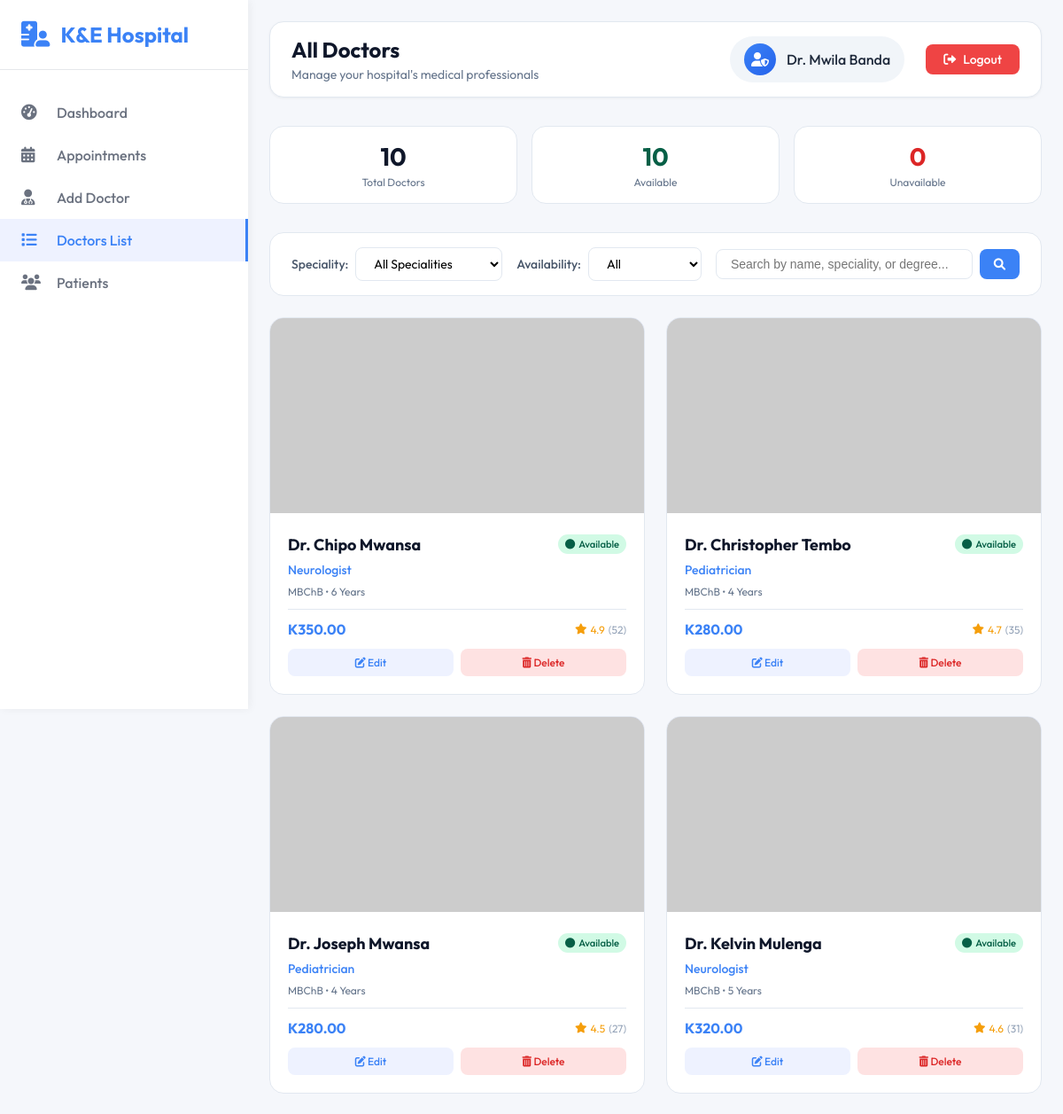
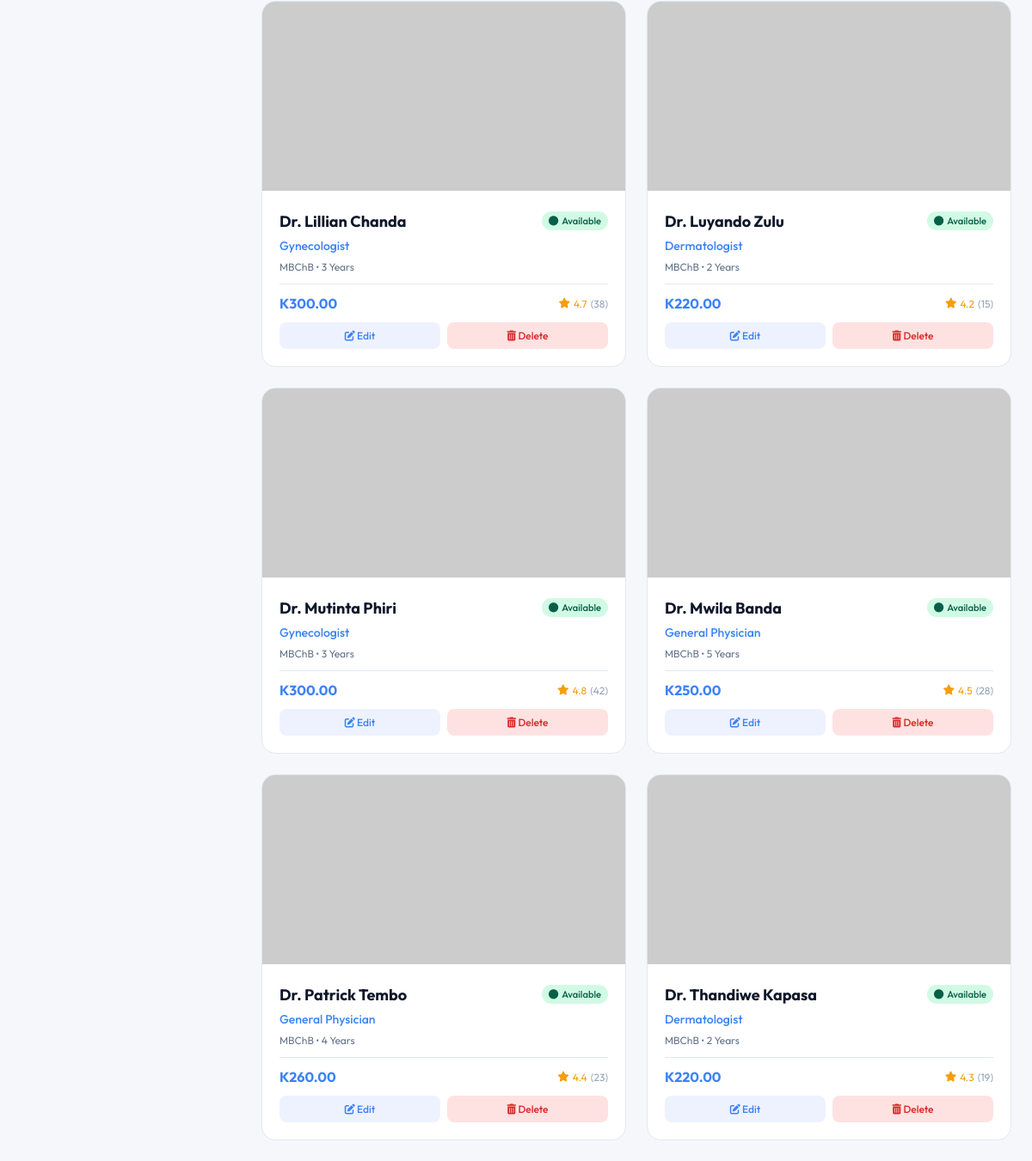
/admin/doctors-list.php (signed in), run on an earlier commit of the app's database (2 pictures, top to bottom).
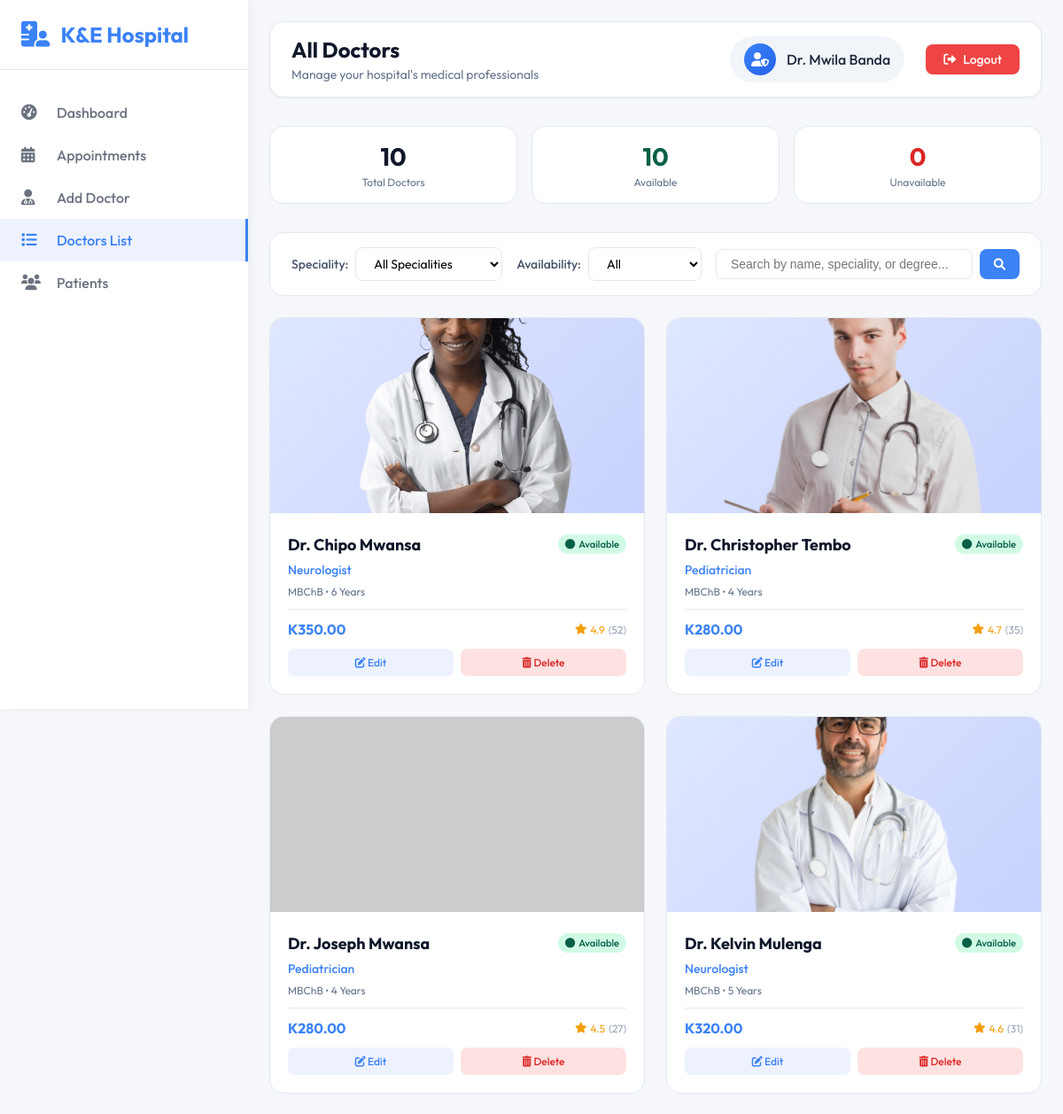
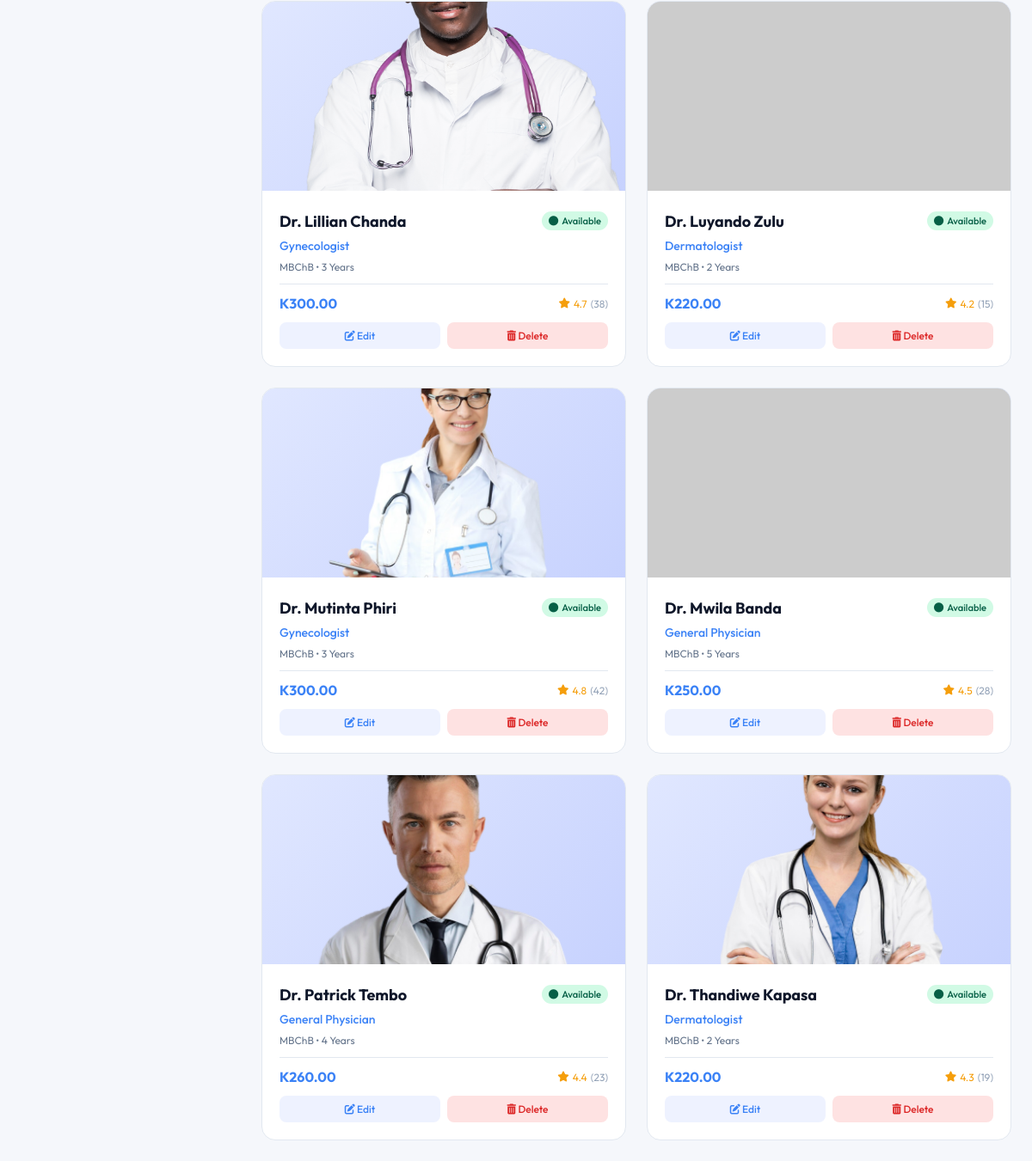
And on a later commit of the database (2 pictures, top to bottom).
### tables this page shows
CREATE TABLE doctors (
    doctor_id VARCHAR(50) PRIMARY KEY,
    name VARCHAR(100) NOT NULL,
    email VARCHAR(100) UNIQUE,
    password VARCHAR(255),  
    profile_image VARCHAR(255) DEFAULT '/frontend/assets/upload_area.png',  
    image_path VARCHAR(255),  
    speciality VARCHAR(100) NOT NULL,
    degree VARCHAR(50) NOT NULL,
    experience VARCHAR(50) NOT NULL,
    about TEXT,
    fees DECIMAL(10, 2) NOT NULL,
    address_line1 VARCHAR(255),
    address_line2 VARCHAR(255),
    consultation_duration INT DEFAULT 30,  
    is_available BOOLEAN DEFAULT TRUE,
    rating DECIMAL(3,2) DEFAULT 0,  
    total_reviews INT DEFAULT 0,
    created_at TIMESTAMP DEFAULT CURRENT_TIMESTAMP,
    updated_at TIMESTAMP DEFAULT CURRENT_TIMESTAMP ON UPDATE CURRENT_TIMESTAMP,
    INDEX idx_speciality (speciality),
    INDEX idx_is_available (is_available),
    INDEX idx_rating (rating)
);

### admin/doctors-list.php (the view, shortened to what the changed rows need)
<?php
$host = 'localhost';
$dbname = 'ke_hospital';
$username = 'root';
$password = '';
try {
    $pdo = new PDO("mysql:host=$host;dbname=$dbname", $username, $password);
    $pdo->setAttribute(PDO::ATTR_ERRMODE, PDO::ERRMODE_EXCEPTION);
    $pdo->setAttribute(PDO::ATTR_DEFAULT_FETCH_MODE, PDO::FETCH_ASSOC);
} catch(PDOException $e) {
    die("Connection failed: " . $e->getMessage());
}
$sql    = "SELECT * FROM doctors WHERE 1=1";
$params = [];
$sql .= " ORDER BY name ASC";
$stmt = $pdo->prepare($sql);
$stmt->execute($params);
$doctors = $stmt->fetchAll();
?>
<!DOCTYPE html>
<html lang="en">
<head>
    <link rel="stylesheet" href="https://cdnjs.cloudflare.com/ajax/libs/font-awesome/6.0.0/css/all.min.css">
</head>
<body>
<div class="dashboard-container">
    <main class="main-content">
        <div class="top-bar">
            <div class="page-title">
                <h1>All Doctors</h1>
            </div>
        </div>
        <?php if (count($doctors) > 0): ?>
            <div class="doctors-grid">
                <?php foreach ($doctors as $doctor): ?>
                    <div class="doctor-card" onclick="window.location.href='doctor-details.php?id=<?php echo $doctor['doctor_id']; ?>'">
                        <img src="<?php echo htmlspecialchars($doctor['profile_image'] ?: '/assets/doctors/default-doctor.png'); ?>"
                             class="doctor-image"
                             alt="<?php echo htmlspecialchars($doctor['name']); ?>"
                             onerror="this.src='https://placehold.co/400x500/DBEAFE/3B82F6?text=Doctor'">
                        <div class="doctor-info">
                            <div class="doctor-header">
                                <h3 class="doctor-name"><?php echo htmlspecialchars($doctor['name']); ?></h3>
                                <span class="availability-badge <?php echo $doctor['is_available'] ? 'available' : 'unavailable'; ?>">
                                    <i class="fas fa-circle"></i>
                                    <?php echo $doctor['is_available'] ? 'Available' : 'Unavailable'; ?>
                                </span>
                            </div>
                            <p class="doctor-speciality"><?php echo htmlspecialchars($doctor['speciality']); ?></p>
                            <p class="doctor-details">
                                <?php echo htmlspecialchars($doctor['degree']); ?> • <?php echo htmlspecialchars($doctor['experience']); ?>
                            </p>
                            <div class="doctor-footer">
                                <span class="doctor-fees">K<?php echo number_format($doctor['fees'], 2); ?></span>
                                <?php if (!empty($doctor['rating']) && $doctor['rating'] > 0): ?>
                                    <div class="doctor-rating">
                                        <i class="fas fa-star"></i>
                                        <span><?php echo number_format($doctor['rating'], 1); ?></span>
                                        <span style="color: #94a3b8;">(<?php echo $doctor['total_reviews']; ?>)</span>
                                    </div>
                                <?php endif; ?>
                            </div>
                            <div class="action-buttons" onclick="event.stopPropagation()">
                                <a href="edit-doctor.php?id=<?php echo $doctor['doctor_id']; ?>" class="action-btn edit">
                                    <i class="fas fa-edit"></i> Edit
                                </a>
                                <button class="action-btn delete" onclick="deleteDoctor('<?php echo $doctor['doctor_id']; ?>')">
                                    <i class="fas fa-trash-alt"></i> Delete
                                </button>
                            </div>
                        </div>
                    </div>
                <?php endforeach; ?>
            </div>
        <?php endif; ?>
    </main>
</div>
</body>
</html>

What changed in the data, as far as the page shows it:
changed doctors "Dr. Chipo Mwansa": profile_image: picture added in place of a placeholder
changed doctors "Dr. Christopher Tembo": profile_image: picture added in place of a placeholder
changed doctors "Dr. Kelvin Mulenga": profile_image: picture added in place of a placeholder
changed doctors "Dr. Lillian Chanda": profile_image: picture added in place of a placeholder
changed doctors "Dr. Mutinta Phiri": profile_image: picture added in place of a placeholder
changed doctors "Dr. Patrick Tembo": profile_image: picture added in place of a placeholder
changed doctors "Dr. Thandiwe Kapasa": profile_image: picture added in place of a placeholder
